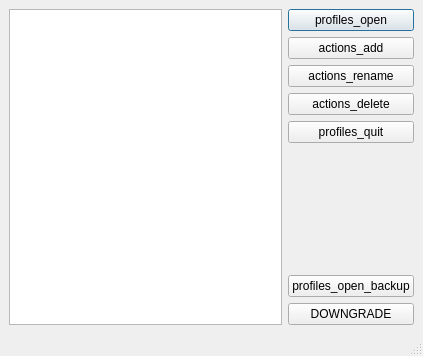
<?xml version="1.0" encoding="UTF-8"?>
<ui version="4.0">
 <class>MainWindow</class>
 <widget class="QMainWindow" name="MainWindow">
  <property name="geometry">
   <rect>
    <x>0</x>
    <y>0</y>
    <width>423</width>
    <height>356</height>
   </rect>
  </property>
  <property name="windowTitle">
   <string>profiles_profiles</string>
  </property>
  <property name="windowIcon">
   <iconset resource="icons.qrc">
    <normaloff>:/icons/learnrecur.png</normaloff>:/icons/learnrecur.png</iconset>
  </property>
  <widget class="QWidget" name="centralwidget">
   <layout class="QVBoxLayout" name="verticalLayout_3">
    <item>
     <layout class="QHBoxLayout" name="horizontalLayout">
      <item>
       <layout class="QVBoxLayout" name="verticalLayout_2">
        <item>
         <widget class="QListWidget" name="profiles"/>
        </item>
       </layout>
      </item>
      <item>
       <layout class="QVBoxLayout" name="verticalLayout">
        <item>
         <widget class="QPushButton" name="login">
          <property name="text">
           <string>profiles_open</string>
          </property>
          <property name="default">
           <bool>true</bool>
          </property>
         </widget>
        </item>
        <item>
         <widget class="QPushButton" name="add">
          <property name="text">
           <string>actions_add</string>
          </property>
         </widget>
        </item>
        <item>
         <widget class="QPushButton" name="rename">
          <property name="text">
           <string>actions_rename</string>
          </property>
         </widget>
        </item>
        <item>
         <widget class="QPushButton" name="delete_2">
          <property name="text">
           <string>actions_delete</string>
          </property>
         </widget>
        </item>
        <item>
         <widget class="QPushButton" name="quit">
          <property name="text">
           <string>profiles_quit</string>
          </property>
         </widget>
        </item>
        <item>
         <spacer name="verticalSpacer">
          <property name="orientation">
           <enum>Qt::Vertical</enum>
          </property>
          <property name="sizeHint" stdset="0">
           <size>
            <width>20</width>
            <height>40</height>
           </size>
          </property>
         </spacer>
        </item>
        <item>
         <widget class="QPushButton" name="openBackup">
          <property name="text">
           <string>profiles_open_backup</string>
          </property>
         </widget>
        </item>
        <item>
         <widget class="QPushButton" name="downgrade_button">
          <property name="text">
           <string notr="true">DOWNGRADE</string>
          </property>
         </widget>
        </item>
       </layout>
      </item>
     </layout>
    </item>
   </layout>
  </widget>
  <widget class="QMenuBar" name="menubar">
   <property name="enabled">
    <bool>false</bool>
   </property>
   <property name="geometry">
    <rect>
     <x>0</x>
     <y>0</y>
     <width>423</width>
     <height>22</height>
    </rect>
   </property>
  </widget>
  <widget class="QStatusBar" name="statusbar">
   <property name="enabled">
    <bool>false</bool>
   </property>
  </widget>
 </widget>
 <resources>
  <include location="icons.qrc"/>
 </resources>
 <connections/>
</ui>
